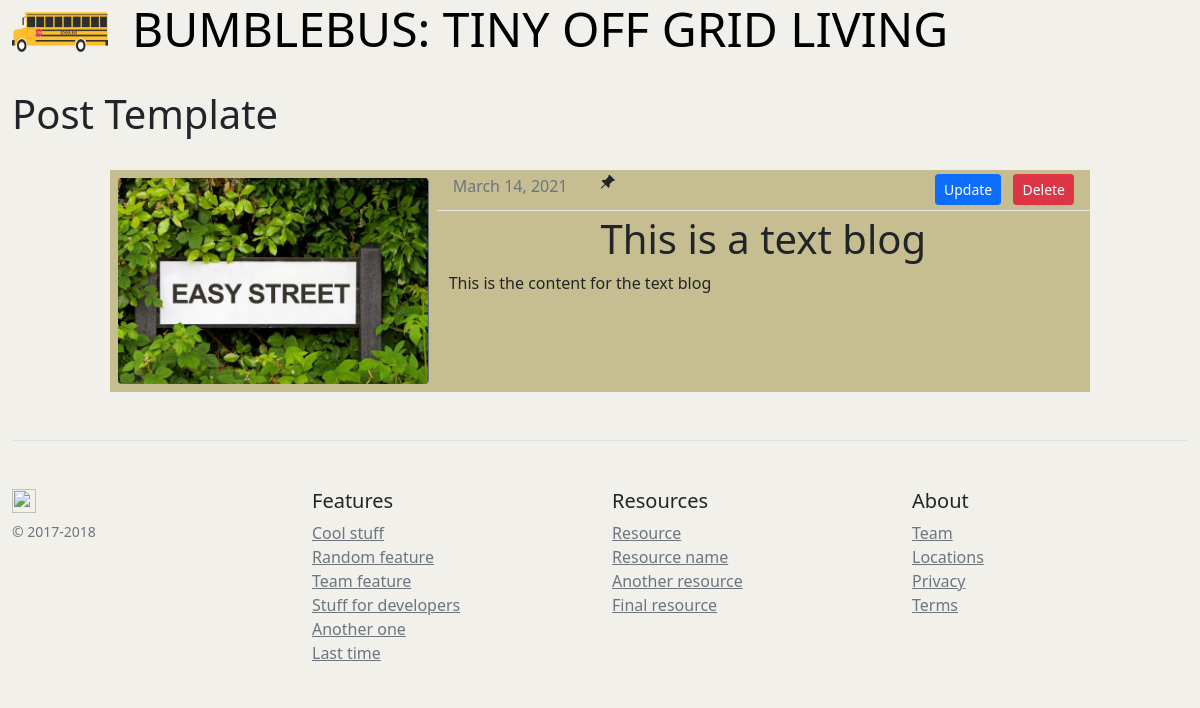
Screenshot of /post/2 with the database file from the repository.
### bumblebus/models.py (models this page shows, shortened)
class Post(db.Model):
	id = db.Column(db.Integer, primary_key=True)
	postType = db.Column(db.String(4), nullable=False)
	title = db.Column(db.String(100), nullable=False)
	date_posted = db.Column(db.DateTime, nullable=False, default=datetime.utcnow) #pass in the function and not the current time; no parens
	content = db.Column(db.Text, nullable=False)
	summary = db.Column(db.Text, nullable=False)
	user_id = db.Column(db.Integer, db.ForeignKey('user.id'), nullable=False)
	pinned = db.Column(db.Boolean, nullable=False, default=False)
	image_file = db.Column(db.String(20), nullable=False, default='blog_default.jpg')
	thumbnail = db.Column(db.String(20), nullable=False, default='blog_default.jpg')
	published = db.Column(db.Boolean, nullable=False, default=False)

### bumblebus/routes.py (the view)
@app.route("/post/<int:post_id>", methods=['GET', 'POST'])
def post(post_id):
	post = Post.query.get_or_404(post_id)
	form = PostForm()
	if form.validate_on_submit():
		post = Post(title=form.title.data, content=form.content.data, author=current_user)
		db.session.add(post)
		db.session.commit()
		flash(f'Your post has been created!', 'success')
		return redirect(url_for('home'))
	return render_template('post.html', title=post.title, post=post)#, form=form)

### bumblebus/templates/post.html (shortened to what this page needs)
{% extends "base.html" %}
{% block content %}
	<h1>Post Template</h1>
	<br>
		<div class="row mx-auto justify-content-center">
		{% if post.postType == 'blog' %}
		<div class="col-md-10" style="background-color: #C6BE90;">
			<article class="content-section" style="background-color: #C6BE90;">
		{% else %}
		<div class="col-md-10" style="background-color: #AAC6C3;">
			<article class="content-section" style="background-color: #AAC6C3;">
		{% endif %}
			<div class="row ">
			{% if post.postType == 'blog' %}
				<div class="col-md-4 img-fluid p-2 ">
					<img class="card-img-top rounded border-end border-secondary" src="{{ url_for('static', filename='blog_pics/' + post.thumbnail) }}" alt="Card image cap" >
				</div>
			{% endif %}
				<div class="col-md-8 ">
					<div class=" row article-metadata justify-content-between ">
						<div class="col-auto">
							<div class="row">
								<div class="col-auto">
									<p class="text-muted m-1">{{ post.date_posted.strftime('%B %d, %Y') }}</p>
								</div>
								{% if post.pinned %}
								<div class="col-auto">
									<i class="bi bi-pin-angle-fill m-1"></i>
								</div>
								{% endif %}
							</div>
						</div>
						<div class="col-auto ms-auto">
						<a class="btn btn-primary btn-sm m-1  " href="{{ url_for('post_update', post_id=post.id) }}">Update</a>
						<button type="button" class="btn btn-danger btn-sm m-1 " data-bs-toggle="modal" data-bs-target="#deleteModal{{ post.id }}">Delete</button>
						</div>
					</div>
					<h1 class="text-center pt-0">{{ post.title }}</h1>
					{% if post.postType == 'blog' %}
					<p class="article-content text-truncate">{{ post.content | safe }}</p>
					{% else %}
					<p class="article-content text-truncate">{{ post.summary | safe }}</p>
					{% endif %}
				</div>
			</div>
		</article>
	</div>
	</div>
{% endblock %}

### bumblebus/templates/base.html (shortened to what this page needs)
<!DOCTYPE html>
<html lang="en">
<head>
    <link href="https://cdn.jsdelivr.net/npm/bootstrap@5.0.0-beta2/dist/css/bootstrap.min.css" rel="stylesheet">
    <link rel="stylesheet" type="text/css" href=" {{ url_for('static', filename='main.css') }} ">
    <link rel="stylesheet" href="https://cdn.jsdelivr.net/npm/bootstrap-icons@1.4.0/font/bootstrap-icons.css">
</head>
<body style="background-color:#f1f0eb;">
	<header class="container-fluid m-0">
		{% if current_user.is_authenticated %}
		<div class="row   align-items-start">
			<div class="col-auto  ">
				<div class="row">
					<div class="col-auto">
						<a class="" href="{{ url_for('home') }}">
							<img class=" " src="{{ url_for('static', filename='assets/' +'skoolie.png') }}" alt="Card image cap" style="height:4rem; width:6rem;">
						</a>
					</div>
					<div class="col-auto">
						<a class="bumblebus-anchor" href="{{ url_for('home') }}">
							<h1 class="display-5">BUMBLEBUS: TINY OFF GRID LIVING</h1>
						</a>
					</div>
				</div>
			</div>
			<div class="col-auto ms-auto pt-1 ">
				<a class="btn btn-info m-1" href="{{ url_for('post_new') }}">Create Post</a>
				<a class="btn btn-info m-1" href="{{ url_for('posts') }}">View Posts</a>
				<a class="btn btn-danger m-1" href="{{ url_for('logout') }}">Logout</a>
			</div>
		{% else %}
			<div class="col-auto  ">
				<div class="row">
					<div class="col-auto">
						<a class="" href="{{ url_for('home') }}">
							<img class=" " src="{{ url_for('static', filename='assets/' +'skoolie.png') }}" alt="Card image cap" style="height:4rem; width:6rem;">
						</a>
					</div>
					<div class="col-auto">
						<a class="bumblebus-anchor" href="{{ url_for('home') }}">
							<h1 class="display-5">BUMBLEBUS: TINY OFF GRID LIVING</h1>
						</a>
					</div>
				</div>
			</div>
		{% endif %}
		<br>
	</header>
	<main role="main" >
		<div class="container-fluid">
			{% block content %}{% endblock %}
		<footer class="mx-auto pt-4 my-md-5 pt-md-5 border-top">
			<div class="row">
				<div class="col-12 col-md">
					<img class="mb-2" src="../../assets/brand/bootstrap-solid.svg" alt="" width="24" height="24">
					<small class="d-block mb-3 text-muted">&copy; 2017-2018</small>
					</div>
					<div class="col-6 col-md">
					<h5>Features</h5>
					<ul class="list-unstyled text-small">
					<li><a class="text-muted" href="#">Cool stuff</a></li>
					<li><a class="text-muted" href="#">Random feature</a></li>
					<li><a class="text-muted" href="#">Team feature</a></li>
					<li><a class="text-muted" href="#">Stuff for developers</a></li>
					<li><a class="text-muted" href="#">Another one</a></li>
					<li><a class="text-muted" href="#">Last time</a></li>
					</ul>
					</div>
					<div class="col-6 col-md">
					<h5>Resources</h5>
					<ul class="list-unstyled text-small">
					<li><a class="text-muted" href="#">Resource</a></li>
					<li><a class="text-muted" href="#">Resource name</a></li>
					<li><a class="text-muted" href="#">Another resource</a></li>
					<li><a class="text-muted" href="#">Final resource</a></li>
					</ul>
					</div>
					<div class="col-6 col-md">
					<h5>About</h5>
					<ul class="list-unstyled text-small">
					<li><a class="text-muted" href="#">Team</a></li>
					<li><a class="text-muted" href="#">Locations</a></li>
					<li><a class="text-muted" href="#">Privacy</a></li>
					<li><a class="text-muted" href="#">Terms</a></li>
					</ul>
				</div>
			</div>
		</footer>
		</div>
	</main>
</body>
</html>

### bumblebus/static/main.css (style rules this page uses)
.article-content { white-space: pre-line; }
.article-metadata { padding-bottom: 1px; margin-bottom: 4px; border-bottom: 1px solid #e3e3e3 }

### bumblebus/templates/base.html (style rules this page uses)
.bumblebus-anchor { color: black; text-decoration: none; }
a { color: #0000000; text-decoration: none; }

### rows the page displays
Post: thumbnail (picture), date_posted "March 14, 2021", title "This is a text blog", content "This is the content for the text blog"
